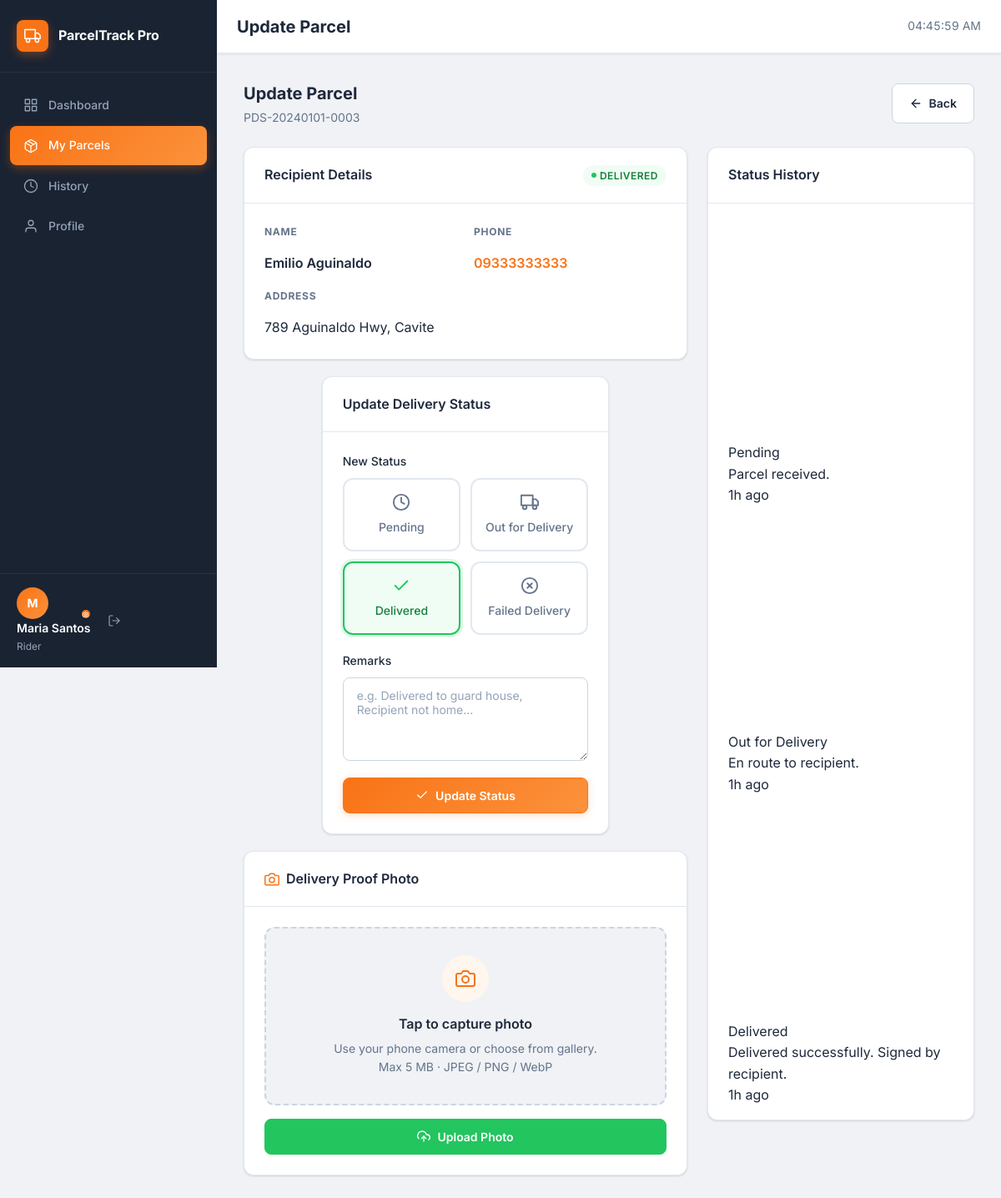
Screenshot of /rider/parcel_update.php?id=3 (signed in) with the database file from the repository.
### tables this page shows
CREATE TABLE `parcels` (
  `id`                INT UNSIGNED NOT NULL AUTO_INCREMENT,
  `tracking_number`   VARCHAR(25)  NOT NULL,
  `sender_name`       VARCHAR(100) NOT NULL,
  `sender_phone`      VARCHAR(20)  NOT NULL,
  `recipient_name`    VARCHAR(100) NOT NULL,
  `recipient_phone`   VARCHAR(20)  NOT NULL,
  `recipient_address` TEXT         NOT NULL,
  `weight`            DECIMAL(8,2) DEFAULT NULL COMMENT 'Weight in kilograms',
  `notes`             TEXT         DEFAULT NULL,
  `rider_id`          INT UNSIGNED DEFAULT NULL,
  `status`            ENUM('pending','out_for_delivery','delivered','failed') NOT NULL DEFAULT 'pending',
  `created_by`        INT UNSIGNED NOT NULL,
  `created_at`        TIMESTAMP    NOT NULL DEFAULT CURRENT_TIMESTAMP,
  `updated_at`        TIMESTAMP    NOT NULL DEFAULT CURRENT_TIMESTAMP ON UPDATE CURRENT_TIMESTAMP,
  PRIMARY KEY (`id`),
  UNIQUE KEY `uq_parcels_tracking` (`tracking_number`),
  KEY `idx_parcels_rider`  (`rider_id`),
  KEY `idx_parcels_status` (`status`),
  CONSTRAINT `fk_parcels_rider`      FOREIGN KEY (`rider_id`)   REFERENCES `riders` (`id`) ON DELETE SET NULL,
  CONSTRAINT `fk_parcels_created_by` FOREIGN KEY (`created_by`) REFERENCES `users`  (`id`)
);

CREATE TABLE `parcel_status_history` (
  `id`         INT UNSIGNED NOT NULL AUTO_INCREMENT,
  `parcel_id`  INT UNSIGNED NOT NULL,
  `status`     ENUM('pending','out_for_delivery','delivered','failed') NOT NULL,
  `remarks`    TEXT DEFAULT NULL,
  `updated_by` INT UNSIGNED NOT NULL,
  `created_at` TIMESTAMP NOT NULL DEFAULT CURRENT_TIMESTAMP,
  PRIMARY KEY (`id`),
  KEY `idx_psh_parcel` (`parcel_id`),
  CONSTRAINT `fk_psh_parcel`     FOREIGN KEY (`parcel_id`)  REFERENCES `parcels` (`id`) ON DELETE CASCADE,
  CONSTRAINT `fk_psh_updated_by` FOREIGN KEY (`updated_by`) REFERENCES `users`   (`id`)
);

### includes/functions.php (called while the page is built, shortened)
<?php
function e($value): string
{
    return htmlspecialchars((string) $value, ENT_QUOTES | ENT_SUBSTITUTE, 'UTF-8');
}
function status_label(string $status): string
{
    $map = [
        'pending'          => 'Pending',
        'out_for_delivery' => 'Out for Delivery',
        'delivered'        => 'Delivered',
        'failed'           => 'Failed Delivery',
    ];
    return $map[$status] ?? ucfirst($status);
}
function status_class(string $status): string
{
    $map = [
        'pending'          => 'badge-warning',
        'out_for_delivery' => 'badge-info',
        'delivered'        => 'badge-success',
        'failed'           => 'badge-danger',
    ];
    return $map[$status] ?? 'badge-secondary';
}
function time_ago(string $datetime): string
{
    try {
        $past    = new DateTimeImmutable($datetime);
        $now     = new DateTimeImmutable();
        $diff    = $now->diff($past);
        if ($diff->h >= 1)     return $diff->h . 'h ago';
        return 'Just now';
    } catch (Exception $e) {
        return $datetime;
    }
}

### rider/parcel_update.php (the view, shortened to what this page needs)
<?php
require_once __DIR__ . '/../includes/functions.php';
$pdo      = db();
$userId   = current_user_id();
$parcelId = (int) get_param('id');
$rider = $pdo->prepare('SELECT id FROM riders WHERE user_id = ?');
$rider->execute([$userId]);
$rider = $rider->fetch();
$riderId = (int) $rider['id'];
$parcel = $pdo->prepare('SELECT * FROM parcels WHERE id = ? AND rider_id = ?');
$parcel->execute([$parcelId, $riderId]);
$parcel = $parcel->fetch();
$history = $pdo->prepare(
    'SELECT h.*, u.name AS by_name
     FROM parcel_status_history h
     JOIN users u ON u.id = h.updated_by
     WHERE h.parcel_id = ?
     ORDER BY h.created_at DESC'
);
$history->execute([$parcelId]);
$history = $history->fetchAll();
?>
<?php require_once __DIR__ . '/../includes/header.php'; ?>
<div class="section-header">
    <div>
        <div class="section-title">Update Parcel</div>
        <div class="section-subtitle">
            <span class="tracking-number"><?= e($parcel['tracking_number']) ?></span>
        </div>
    </div>
    <a href="<?= BASE_URL ?>/rider/parcels.php" class="btn btn-secondary">
        <svg xmlns="http://www.w3.org/2000/svg" viewBox="0 0 24 24" fill="none" stroke-width="2" stroke-linecap="round" stroke-linejoin="round"><line x1="19" y1="12" x2="5" y2="12"/><polyline points="12 19 5 12 12 5"/></svg>
        Back
    </a>
</div>
<div style="display:grid;grid-template-columns:1fr 320px;gap:var(--space-6);align-items:start;">
    <div style="display:flex;flex-direction:column;gap:var(--space-5);">
        <div class="card">
            <div class="card-header">
                <div class="card-title">Recipient Details</div>
                <span class="badge <?= status_class($parcel['status']) ?>">
                    <span class="badge-dot"></span>
                    <?= status_label($parcel['status']) ?>
                </span>
            </div>
            <div class="card-body">
                <div class="form-row">
                    <div>
                        <div class="text-xs text-muted mb-4" style="text-transform:uppercase;letter-spacing:0.06em;font-weight:700;">Name</div>
                        <div class="fw-600"><?= e($parcel['recipient_name']) ?></div>
                    </div>
                    <div>
                        <div class="text-xs text-muted mb-4" style="text-transform:uppercase;letter-spacing:0.06em;font-weight:700;">Phone</div>
                        <a href="tel:<?= e($parcel['recipient_phone']) ?>" class="fw-600"><?= e($parcel['recipient_phone']) ?></a>
                    </div>
                </div>
                <div style="margin-top:var(--space-4);">
                    <div class="text-xs text-muted mb-4" style="text-transform:uppercase;letter-spacing:0.06em;font-weight:700;">Address</div>
                    <div><?= e($parcel['recipient_address']) ?></div>
                </div>
            </div>
        </div>
        <div class="card update-form-card" style="max-width:none;">
            <div class="card-header">
                <div class="card-title">Update Delivery Status</div>
            </div>
            <div class="card-body">
                <form method="POST" action="" id="statusForm" novalidate>
                    <div class="form-group">
                        <label class="form-label">New Status</label>
                        <div class="status-selector">
                            <label class="status-option pending">
                                <span class="status-option-label">
                                    <svg xmlns="http://www.w3.org/2000/svg" viewBox="0 0 24 24" fill="none" stroke-width="2" stroke-linecap="round" stroke-linejoin="round"><circle cx="12" cy="12" r="10"/><polyline points="12 6 12 12 16 14"/></svg>
                                    Pending
                                </span>
                            </label>
                            <label class="status-option out_delivery">
                                <span class="status-option-label">
                                    <svg xmlns="http://www.w3.org/2000/svg" viewBox="0 0 24 24" fill="none" stroke-width="2" stroke-linecap="round" stroke-linejoin="round"><rect x="1" y="3" width="15" height="13"/><polygon points="16 8 20 8 23 11 23 16 16 16 16 8"/><circle cx="5.5" cy="18.5" r="2.5"/><circle cx="18.5" cy="18.5" r="2.5"/></svg>
                                    Out for Delivery
                                </span>
                            </label>
                            <label class="status-option delivered">
                                <span class="status-option-label">
                                    <svg xmlns="http://www.w3.org/2000/svg" viewBox="0 0 24 24" fill="none" stroke-width="2" stroke-linecap="round" stroke-linejoin="round"><polyline points="20 6 9 17 4 12"/></svg>
                                    Delivered
                                </span>
                            </label>
                            <label class="status-option failed">
                                <span class="status-option-label">
                                    <svg xmlns="http://www.w3.org/2000/svg" viewBox="0 0 24 24" fill="none" stroke-width="2" stroke-linecap="round" stroke-linejoin="round"><circle cx="12" cy="12" r="10"/><line x1="15" y1="9" x2="9" y2="15"/><line x1="9" y1="9" x2="15" y2="15"/></svg>
                                    Failed Delivery
                                </span>
                            </label>
                        </div>
                    </div>
                    <div class="form-group">
                        <label class="form-label" for="remarks">Remarks</label>
                        <textarea id="remarks" name="remarks" class="form-control" rows="3" placeholder="e.g. Delivered to guard house, Recipient not home…"></textarea>
                    </div>
                    <button type="submit" class="btn btn-primary w-100">
                        <svg xmlns="http://www.w3.org/2000/svg" viewBox="0 0 24 24" fill="none" stroke-width="2" stroke-linecap="round" stroke-linejoin="round"><polyline points="20 6 9 17 4 12"/></svg>
                        Update Status
                    </button>
                </form>
            </div>
        </div>
        <div class="card">
            <div class="card-header">
                <div class="card-title">
                    <svg xmlns="http://www.w3.org/2000/svg" viewBox="0 0 24 24" fill="none" stroke-width="2" stroke-linecap="round" stroke-linejoin="round"><path d="M23 19a2 2 0 0 1-2 2H3a2 2 0 0 1-2-2V8a2 2 0 0 1 2-2h4l2-3h6l2 3h4a2 2 0 0 1 2 2z"/><circle cx="12" cy="13" r="4"/></svg>
                    Delivery Proof Photo
                </div>
            </div>
            <div class="card-body">
                <div class="camera-section" onclick="document.getElementById('photoInput').click()">
                    <div class="camera-icon">
                        <svg xmlns="http://www.w3.org/2000/svg" viewBox="0 0 24 24" fill="none" stroke-width="2" stroke-linecap="round" stroke-linejoin="round"><path d="M23 19a2 2 0 0 1-2 2H3a2 2 0 0 1-2-2V8a2 2 0 0 1 2-2h4l2-3h6l2 3h4a2 2 0 0 1 2 2z"/><circle cx="12" cy="13" r="4"/></svg>
                    </div>
                    <h4>Tap to capture photo</h4>
                    <p>Use your phone camera or choose from gallery.<br>Max 5 MB · JPEG / PNG / WebP</p>
                </div>
                <button type="button" class="btn btn-success w-100 mt-4" id="uploadPhotoBtn" style="margin-top:var(--space-4);">
                    <svg xmlns="http://www.w3.org/2000/svg" viewBox="0 0 24 24" fill="none" stroke-width="2" stroke-linecap="round" stroke-linejoin="round"><polyline points="16 16 12 12 8 16"/><line x1="12" y1="12" x2="12" y2="21"/><path d="M20.39 18.39A5 5 0 0 0 18 9h-1.26A8 8 0 1 0 3 16.3"/></svg>
                    Upload Photo
                </button>
            </div>
        </div>
    </div>
    <div class="card" style="position:sticky;top:calc(var(--topbar-height) + var(--space-4));">
        <div class="card-header">
            <div class="card-title">Status History</div>
        </div>
        <div class="card-body" style="padding-top:0;padding-bottom:0;">
            <?php if (empty($history)): ?>
            <p class="text-sm text-muted" style="padding:var(--space-4) 0;">No history yet.</p>
            <?php else: ?>
            <div class="status-timeline" style="padding:var(--space-4) 0;">
                <?php foreach ($history as $h): ?>
                <?php
                    $dotClass = match($h['status']) {
                        'delivered'        => 'success',
                        'out_for_delivery' => 'active',
                        'failed'           => 'danger',
                        default            => '',
                    };
                ?>
                <div class="timeline-item">
                    <div class="timeline-dot <?= $dotClass ?>">
                        <svg xmlns="http://www.w3.org/2000/svg" viewBox="0 0 24 24" fill="none" stroke-width="2.5" stroke-linecap="round" stroke-linejoin="round">
                            <?php if ($h['status'] === 'delivered'): ?><polyline points="20 6 9 17 4 12"/>
                            <?php elseif ($h['status'] === 'failed'): ?><line x1="18" y1="6" x2="6" y2="18"/><line x1="6" y1="6" x2="18" y2="18"/>
                            <?php else: ?><circle cx="12" cy="12" r="10"/><polyline points="12 6 12 12 16 14"/>
                            <?php endif; ?>
                        </svg>
                    </div>
                    <div class="timeline-body">
                        <div class="timeline-status"><?= status_label($h['status']) ?></div>
                        <?php if ($h['remarks']): ?>
                        <div class="timeline-remarks"><?= e($h['remarks']) ?></div>
                        <?php endif; ?>
                        <div class="timeline-time"><?= time_ago($h['created_at']) ?></div>
                    </div>
                </div>
                <?php endforeach; ?>
            </div>
            <?php endif; ?>
        </div>
    </div>
</div>
<?php require_once __DIR__ . '/../includes/footer.php'; ?>

### assets/css/rider.css (style rules this page uses)
.update-form-card { max-width: 640px; margin: 0 auto; }
.status-selector { display: grid; grid-template-columns: repeat(2, 1fr); gap: var(--space-3); margin-bottom: var(--space-5); }
.status-option { position: relative; }
.status-option-label { display: flex; flex-direction: column; align-items: center; justify-content: center; gap: var(--space-2); padding: var(--space-4); border: 2px solid var(--color-border); border-radius: var(--radius-lg); cursor: pointer; transition: all var(--transition-fast); text-align: center; font-size: var(--font-size-sm); font-weight: 500; color: var(--color-text-muted); background: var(--color-surface); }
.status-option-label svg { width: 22px; height: 22px; stroke: var(--color-text-muted); transition: stroke var(--transition-fast); }
.status-option input[type="radio"]:checked + .status-option-label { border-color: var(--status-color, var(--color-accent)); background: var(--status-bg, var(--color-accent-light)); color: var(--status-text, var(--color-accent)); box-shadow: 0 0 0 3px var(--status-ring, rgba(249,115,22,0.12)); }
.status-option input[type="radio"]:checked + .status-option-label svg { stroke: var(--status-color, var(--color-accent)); }
.status-option.pending { --status-color: var(--color-warning); --status-bg: var(--color-warning-bg); --status-text: #92400e; --status-ring: rgba(234,179,8,0.15); }
.status-option.out_delivery { --status-color: var(--color-info); --status-bg: var(--color-info-bg); --status-text: #1d4ed8; --status-ring: rgba(59,130,246,0.15); }
.status-option.delivered { --status-color: var(--color-success); --status-bg: var(--color-success-bg); --status-text: #15803d; --status-ring: rgba(34,197,94,0.15); }
.status-option.failed { --status-color: var(--color-danger); --status-bg: var(--color-danger-bg); --status-text: #991b1b; --status-ring: rgba(239,68,68,0.15); }
.camera-section { border: 2px dashed var(--color-border-dark); border-radius: var(--radius-lg); padding: var(--space-8); text-align: center; transition: border-color var(--transition-fast), background var(--transition-fast); background: var(--color-bg); cursor: pointer; position: relative; }
.camera-icon { width: 56px; height: 56px; border-radius: var(--radius-full); background: var(--color-accent-light); display: flex; align-items: center; justify-content: center; margin: 0 auto var(--space-4); }
.camera-icon svg { width: 24px; height: 24px; stroke: var(--color-accent); }
.camera-section h4 { font-size: var(--font-size-base); font-weight: 600; color: var(--color-text); margin-bottom: var(--space-2); }
.camera-section p { font-size: var(--font-size-sm); color: var(--color-text-muted); }

### rows the page displays
parcels: tracking_number "PDS-20240101-0003", status "DELIVERED", recipient_name "Emilio Aguinaldo", recipient_phone "09333333333", recipient_address "789 Aguinaldo Hwy, Cavite"
parcel_status_history: status "Pending", remarks "Parcel received.", created_at "1h ago"
parcel_status_history: status "Out for Delivery", remarks "En route to recipient.", created_at "1h ago"
parcel_status_history: status "Delivered", remarks "Delivered successfully. Signed by recipient.", created_at "1h ago"

### other values shown
APP_NAME "ParcelTrack Pro"
$link['label'] "Dashboard"
$link['label'] "My Parcels"
$link['label'] "History"
$link['label'] "Profile"
substr(current_user_name(), 0, 1) "M"
current_user_name() "Maria Santos"
$role "Rider"
$pageTitle "Update Parcel"
